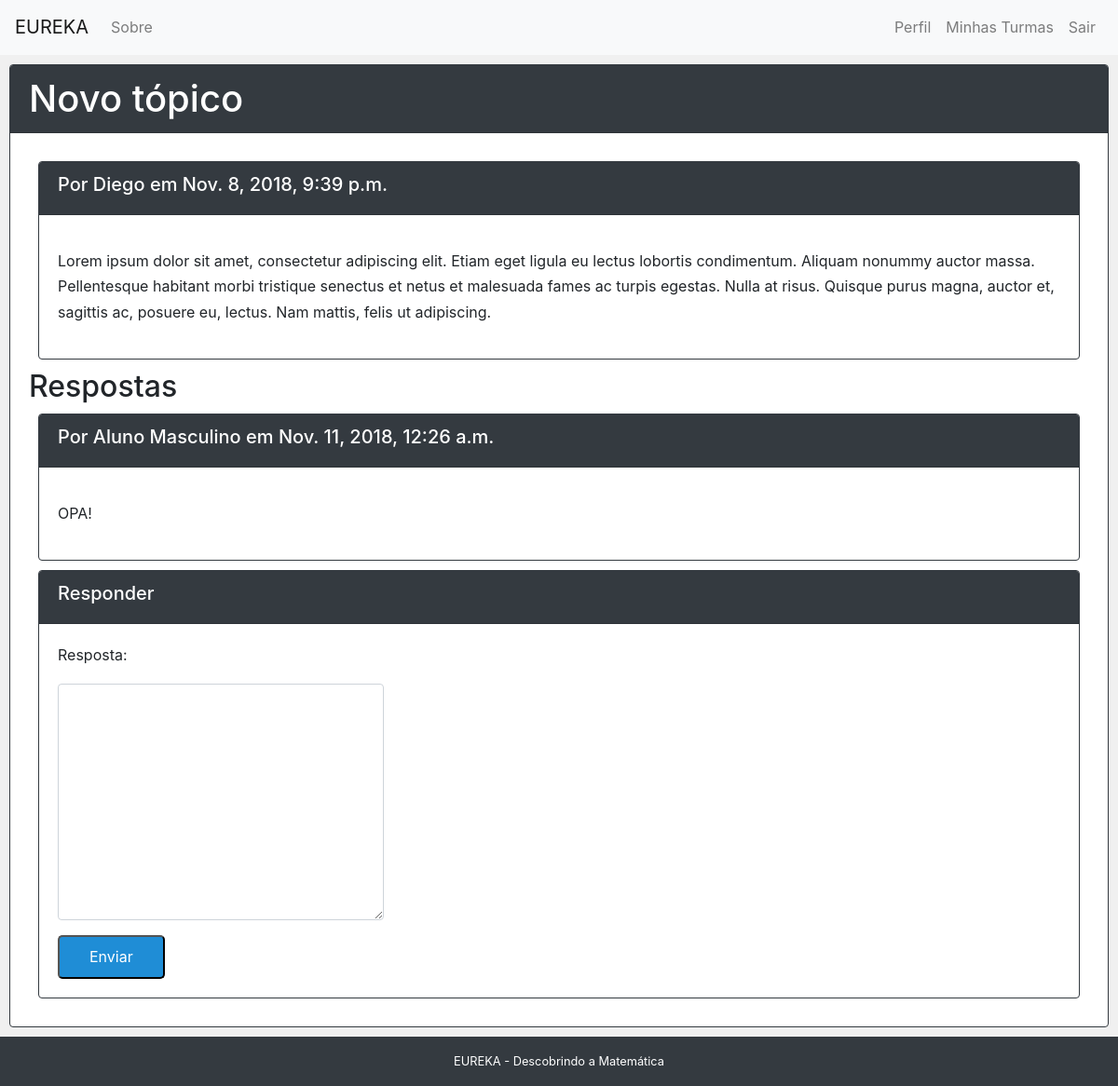
The app's page /topic/1 (signed in), older data.
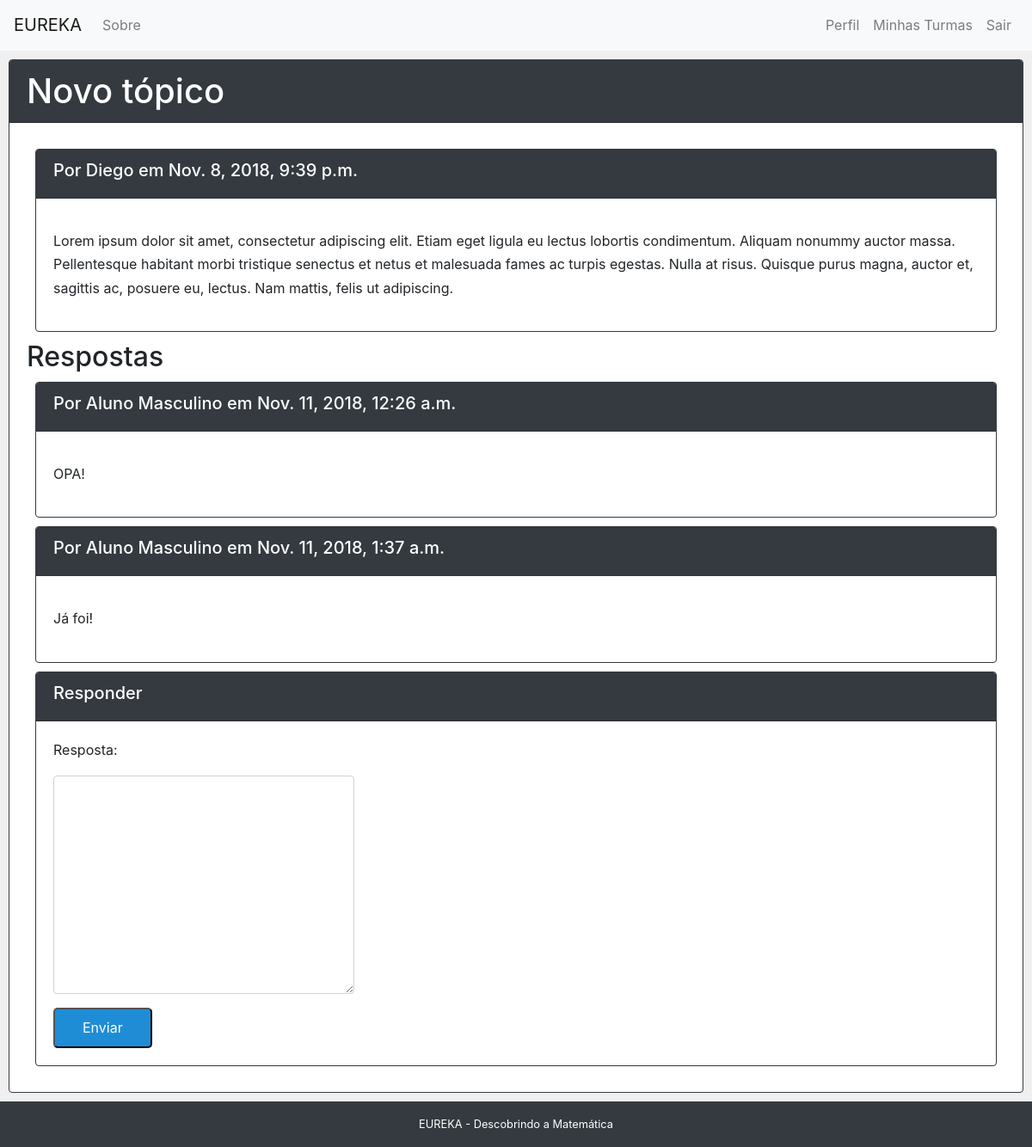
The same page, newer data.
### core/models.py (models this page shows, shortened)
class Resposta (models.Model):
	forum_id = models.ForeignKey('Forum', verbose_name="Tópico", related_name='replies', on_delete=models.CASCADE, default=0)
	reply = models.TextField('Resposta')
	author = models.ForeignKey(get_user_model(), verbose_name = 'Autor', on_delete=models.CASCADE)
	created_at = models.DateTimeField('Criado em', auto_now_add=True)
	updated_at = models.DateTimeField('Atualizado em', auto_now=True)

class Usuario(AbstractBaseUser, PermissionsMixin):
	USER_OPTIONS = (
		('PROFESSOR', 'Professor'),
		('ALUNO', 'Aluno'),
	)
	GENDER_OPTIONS = (
		('MASCULINO', 'M'),
		('FEMININO', 'F'),
	)
	username = models.CharField('Nome de Usuário', max_length=30, unique=True, validators = [validators.RegexValidator(re.compile('^[\w.@+-]+$'), 'O nome de usuário só pode conter letras, dígitos ou os seguintes caracteres @/./+/-/_', 'invalid')])
	name = models.CharField('Nome', max_length=100)
	gender = user_type = models.CharField('Sexo', max_length=9, choices=GENDER_OPTIONS, default='MASCULINO')
	birth_date = models.DateField('Data de Nascimento', null=True, blank = True)
	grade = models.IntegerField('Série', validators=[MaxValueValidator(9), MinValueValidator(1)], null=True, blank = True)
	email = models.EmailField('Email', max_length=256, blank=True, unique=True)
	user_type = models.CharField('Tipo', max_length=9, choices=USER_OPTIONS, default='ALUNO')
	created_at = models.DateTimeField('Criado em', auto_now_add=True)
	updated_at = models.DateTimeField('Atualizado em', auto_now=True)
	is_active = models.BooleanField('Esta ativo?', blank=True, default=True)
	is_staff = models.BooleanField('Admin', blank=True, default=False)
	date_joined = models.DateTimeField('Data de cadastro', auto_now_add=True)
	objects = UserManager()
	USERNAME_FIELD = 'username'
	REQUIRED_FIELDS = ['email','name','gender','birth_date','user_type']
	def __str__(self):
		return self.name
	class Meta:
		verbose_name = 'Usuário'
		verbose_name_plural = 'Usuários'

### core/views/forum.py (the view)
# urls.py: path('topic/<int:pk>', views.forum_topic, name='forum_topic'),
@login_required
def forum_topic(request, pk):
	topic = Forum.objects.get(pk=pk)
	replies = Resposta.objects.filter(forum_id = topic)
	form = FormularioResposta(request.POST or None)
	if form.is_valid():
		reply = form.save(commit=False)
		reply.forum_id = topic
		reply.author = request.user
		reply.save()
		return redirect('forum_topic', pk=pk)
	context = {
		'topic' : topic,
		'replies' : replies,
		'form' : form
	}
	return render(request, "forum/topic.html", context)

### core/forms.py
class FormularioResposta(BaseForm):
	class Meta:
		model = Resposta
		fields = ['reply']

### core/templates/forum/topic.html (shortened to what this page needs)
{% extends "base.html" %}
{% block content %}
	<div class="card cardEspecial">
		<div class="card-header bg-dark text-white">
			<h1>{{topic.name}}</h1>
		</div>
		<div class="card-body">
			<div class="card cardEspecial">
				<div class="card-header bg-dark text-white">
					<h5>Por {{ topic.author }} em {{topic.created_at}}</h5>
				</div>
				<div class="card-body">
					<p>
						{{topic.body|linebreaks}}
					</p>
				</div>
			</div>
			<h2>Respostas</h2>
			{% for reply in replies %}
			<div class="card cardEspecial">
				<div class="card-header bg-dark text-white">
					<h5>Por {{ reply.author }} em {{reply.created_at}}</h5>
				</div>
				<div class="card-body">
					<p>
						{{reply.reply|linebreaks}}
					</p>
				</div>
			</div>
			{% endfor %}
			<div class="card cardEspecial">
				<div class="card-header bg-dark text-white">
					<h5>Responder</h5>
				</div>
				<div class="card-body">
					<form method="post">
			            <fieldset>
						{% for field in form %}
			                <div class="form-group">
			                    <label for="{{ field.name }}">{{ field.label_tag }}</label>
			                    {{ field }}
			                </div>
			            {% endfor %}
			            <button type="submit" class="pure-button pure-button-primary">Enviar</button>
				        </fieldset>
			    	</form>
		        </div>
		    </div>
		</div>
	</div>
{% endblock %}

Row changes from the older to the newer data that the page shows:
added Resposta: author "Aluno Masculino", created_at "Nov. 11, 2018, 1:37 a.m.", reply "Já foi!"
